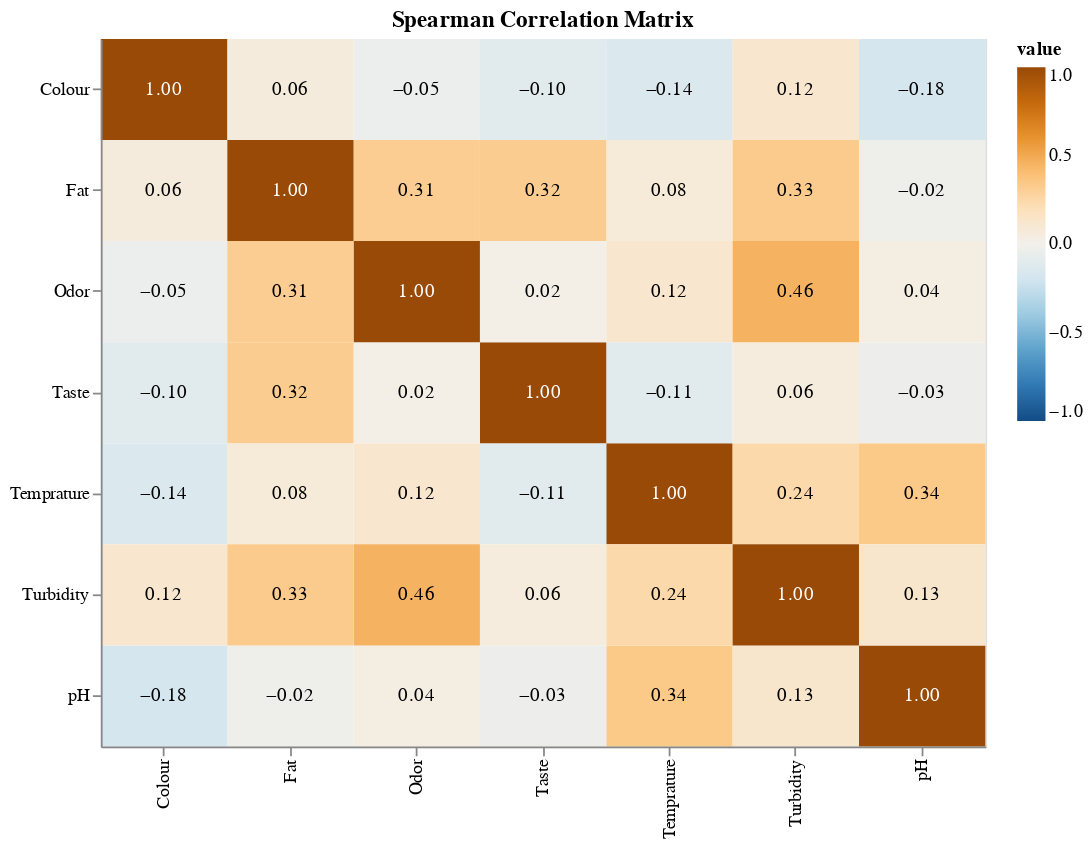

The notebook cell saved with this chart:
### Code cell
import altair as alt
# Assuming 'data' is your DataFrame and it's already defined

# Calculate the Spearman correlation matrix and melt it for Altair
correlation_matrix = data.corr(method='spearman').reset_index().melt('index')

# Create the heatmap
heatmap = alt.Chart(correlation_matrix).mark_rect().encode(
    x=alt.X('index:O', title=None),
    y=alt.Y('variable:O', title=None),
    color=alt.Color('value:Q', scale=alt.Scale(scheme='blueorange', domain=(-1, 1))),
    tooltip=[
        alt.Tooltip('index:O', title='Variable 1'),
        alt.Tooltip('variable:O', title='Variable 2'),
        alt.Tooltip('value:Q', title='Correlation (Spearman)')
    ]
).properties(
    width=500,
    height=400,
    title='Spearman Correlation Matrix'
)

# Create text annotations with conditional color for better visibility
text = alt.Chart(correlation_matrix).mark_text().encode(
    x='index:O',
    y='variable:O',
    text=alt.Text('value:Q', format=".2f"),
    color=alt.condition(
        alt.datum.value > 0.5 | (alt.datum.value < -0.5),
        alt.value('white'),  # Use white text for strong correlations
        alt.value('black')   # Use black text for weak correlations
    )
)

# Layer heatmap and text for the final visualization
final_chart = alt.layer(heatmap, text).properties(
    title='Spearman Correlation Matrix'
)

# Display the chart
final_chart

### Figure 1 — Vega-Lite specification as saved in the notebook (floating-point values rounded to 4 significant figures)
{"config": {"view": {"continuousWidth": 300, "continuousHeight": 300}}, "layer": [{"mark": {"type": "rect"}, "encoding": {"color": {"field": "value", "scale": {"domain": [-1, 1], "scheme": "blueorange"}, "type": "quantitative"}, "tooltip": [{"field": "index", "title": "Variable 1", "type": "ordinal"}, {"field": "variable", "title": "Variable 2", "type": "ordinal"}, {"field": "value", "title": "Correlation (Spearman)", "type": "quantitative"}], "x": {"field": "index", "title": null, "type": "ordinal"}, "y": {"field": "variable", "title": null, "type": "ordinal"}}, "title": "Spearman Correlation Matrix"}, {"mark": {"type": "text"}, "encoding": {"color": {"condition": {"test": "(datum.value > (0.5 || (datum.value < -0.5)))", "value": "white"}, "value": "black"}, "text": {"field": "value", "format": ".2f", "type": "quantitative"}, "x": {"field": "index", "type": "ordinal"}, "y": {"field": "variable", "type": "ordinal"}}}], "data": {"name": "data-899e9486af574113afe7fd28a75efc77"}, "height": 400, "title": "Spearman Correlation Matrix", "width": 500, "$schema": "https://vega.github.io/schema/vega-lite/v5.16.3.json", "datasets": {"data-899e9486af574113afe7fd28a75efc77": [{"index": "pH", "variable": "pH", "value": 1.0}, {"index": "Temprature", "variable": "pH", "value": 0.3419}, {"index": "Taste", "variable": "pH", "value": -0.03394}, {"index": "Odor", "variable": "pH", "value": 0.03713}, {"index": "Fat ", "variable": "pH", "value": -0.02423}, {"index": "Turbidity", "variable": "pH", "value": 0.1264}, {"index": "Colour", "variable": "pH", "value": -0.1805}, {"index": "pH", "variable": "Temprature", "value": 0.3419}, {"index": "Temprature", "variable": "Temprature", "value": 1.0}, {"index": "Taste", "variable": "Temprature", "value": -0.1058}, {"index": "Odor", "variable": "Temprature", "value": 0.1198}, {"index": "Fat ", "variable": "Temprature", "value": 0.0781}, {"index": "Turbidity", "variable": "Temprature", "value": 0.244}, {"index": "Colour", "variable": "Temprature", "value": -0.145}, {"index": "pH", "variable": "Taste", "value": -0.03394}, {"index": "Temprature", "variable": "Taste", "value": -0.1058}, {"index": "Taste", "variable": "Taste", "value": 1.0}, {"index": "Odor", "variable": "Taste", "value": 0.01758}, {"index": "Fat ", "variable": "Taste", "value": 0.3241}, {"index": "Turbidity", "variable": "Taste", "value": 0.05575}, {"index": "Colour", "variable": "Taste", "value": -0.1045}, {"index": "pH", "variable": "Odor", "value": 0.03713}, {"index": "Temprature", "variable": "Odor", "value": 0.1198}, {"index": "Taste", "variable": "Odor", "value": 0.01758}, {"index": "Odor", "variable": "Odor", "value": 1.0}, {"index": "Fat ", "variable": "Odor", "value": 0.3145}, {"index": "Turbidity", "variable": "Odor", "value": 0.4579}, {"index": "Colour", "variable": "Odor", "value": -0.04522}, {"index": "pH", "variable": "Fat ", "value": -0.02423}, {"index": "Temprature", "variable": "Fat ", "value": 0.0781}, {"index": "Taste", "variable": "Fat ", "value": 0.3241}, {"index": "Odor", "variable": "Fat ", "value": 0.3145}, {"index": "Fat ", "variable": "Fat ", "value": 1.0}, {"index": "Turbidity", "variable": "Fat ", "value": 0.3293}, {"index": "Colour", "variable": "Fat ", "value": 0.05628}, {"index": "pH", "variable": "Turbidity", "value": 0.1264}, {"index": "Temprature", "variable": "Turbidity", "value": 0.244}, {"index": "Taste", "variable": "Turbidity", "value": 0.05575}, {"index": "Odor", "variable": "Turbidity", "value": 0.4579}, {"index": "Fat ", "variable": "Turbidity", "value": 0.3293}, {"index": "Turbidity", "variable": "Turbidity", "value": 1.0}, {"index": "Colour", "variable": "Turbidity", "value": 0.1169}, {"index": "pH", "variable": "Colour", "value": -0.1805}, {"index": "Temprature", "variable": "Colour", "value": -0.145}, {"index": "Taste", "variable": "Colour", "value": -0.1045}, {"index": "Odor", "variable": "Colour", "value": -0.04522}, {"index": "Fat ", "variable": "Colour", "value": 0.05628}, {"index": "Turbidity", "variable": "Colour", "value": 0.1169}, {"index": "Colour", "variable": "Colour", "value": 1.0}]}}
